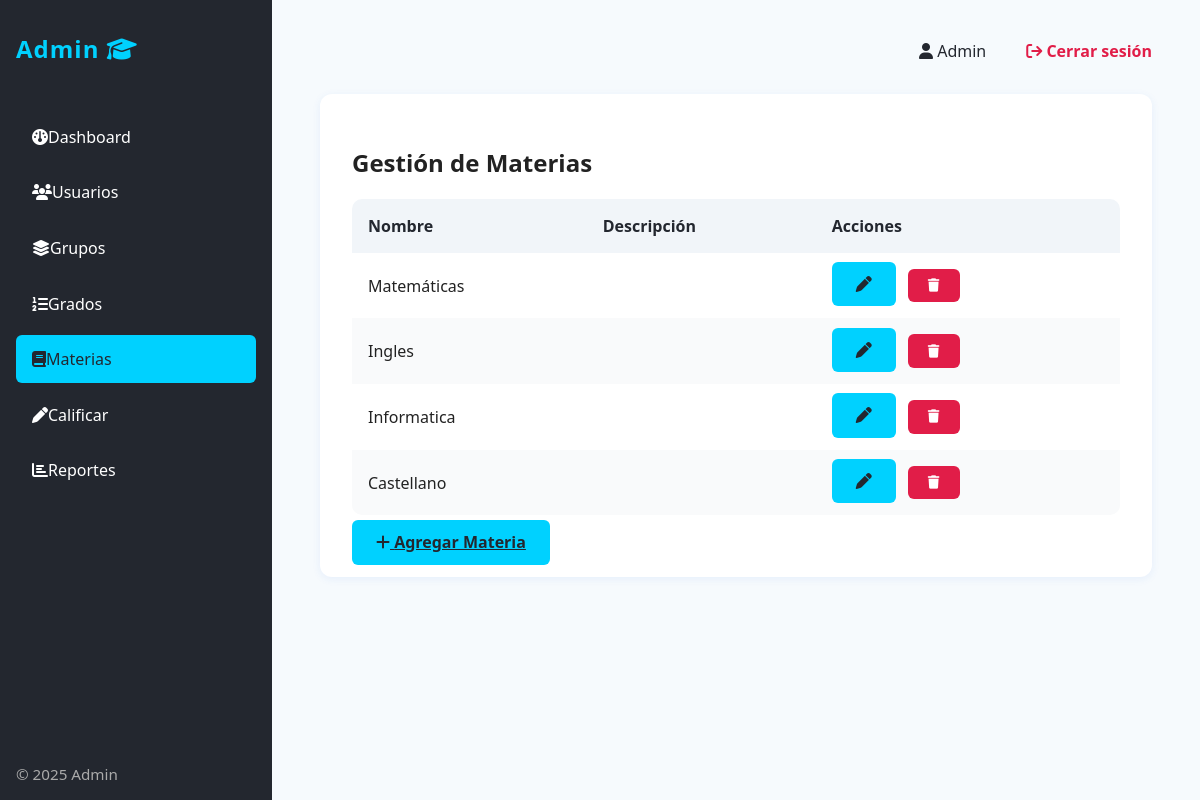
Screenshot of /admin/subjects (signed in) with the database file from the repository.
### models.py (models this page shows)
class User(db.Model):
    id = db.Column(db.Integer, primary_key=True)
    username = db.Column(db.String(50), unique=True, nullable=False)
    password_hash = db.Column(db.String(128), nullable=False)
    first_name = db.Column(db.String(50), nullable=False)
    last_name = db.Column(db.String(50), nullable=False)
    is_admin = db.Column(db.Boolean, default=False)
    grade_level_id = db.Column(db.Integer, db.ForeignKey('grade_level.id'), nullable=True)
    group_id = db.Column(db.Integer, db.ForeignKey('group.id'), nullable=True)
    last_activity_at = db.Column(db.DateTime)
    created_at = db.Column(db.DateTime, default=datetime.utcnow)
    tasks = relationship('Task', backref='user', cascade="all, delete-orphan")
    class_schedules = relationship('ClassSchedule', backref='user', cascade="all, delete-orphan")
    student_subjects = db.relationship('StudentSubject', backref='user', lazy='dynamic')
    grades = db.relationship('Grade', backref='user', lazy='dynamic')
    attendances = db.relationship('Attendance', backref='user', lazy='dynamic')
    behaviors = db.relationship('Behavior', backref='user', lazy='dynamic')

class Subject(db.Model):
    id = db.Column(db.Integer, primary_key=True)
    name = db.Column(db.String(100))
    description = db.Column(db.String(200))
    student_subjects = db.relationship('StudentSubject', backref='subject', lazy='dynamic')

### app.py (the view)
    def wrapped_view(*args, **kwargs):
        if g.user is None or not g.user.is_admin:
            flash("Acceso solo para administradores.", "danger")
            return redirect(url_for("login"))
        return view(*args, **kwargs)

### app.py (called while the page is built)
@app.before_request
def load_logged_in_user():
    user_id = session.get('user_id')
    if user_id is None:
        g.user = None
    else:
        g.user = User.query.get(user_id)
        if g.user:
            g.user.last_activity_at = datetime.utcnow()
            db.session.commit()

@app.context_processor
def inject_globals():
    now_aware = datetime.now(timezone.utc)
    return dict(current_user=g.user, current_year=now_aware.year, now=lambda: now_aware)

def admin_required(view):
    def wrapped_view(*args, **kwargs):
        if g.user is None or not g.user.is_admin:
            flash("Acceso solo para administradores.", "danger")
            return redirect(url_for("login"))
        return view(*args, **kwargs)
    wrapped_view.__name__ = view.__name__
    return wrapped_view

@app.route("/admin/subjects")
@admin_required
def admin_subjects():
    subjects = Subject.query.all()
    return render_template("admin_subjects.html", subjects=subjects)

### templates/admin_subjects.html
{% extends 'base.html' %}
{% block content_admin %}
<div class="admin-card">
    <h2>Gestión de Materias</h2>
    <table class="admin-table">
        <thead>
            <tr>
                <th>Nombre</th>
                <th>Descripción</th>
                <th>Acciones</th>
            </tr>
        </thead>
        <tbody>
            {% for subject in subjects %}
            <tr>
                <td>{{ subject.name }}</td>
                <td>{{ subject.description }}</td>
                <td>
                    <a href="{{ url_for('admin_edit_subject', subject_id=subject.id) }}" class="admin-btn"><i class="fa-solid fa-pen"></i></a>
                    <form action="{{ url_for('admin_delete_subject', subject_id=subject.id) }}" method="post" style="display:inline;" onsubmit="return confirm('¿Eliminar esta materia?');">
                        <button type="submit" class="admin-btn admin-btn-danger"><i class="fa-solid fa-trash"></i></button>
                    </form>
                </td>
            </tr>
            {% endfor %}
        </tbody>
    </table>
    <a href="{{ url_for('admin_add_subject') }}" class="admin-btn"><i class="fa-solid fa-plus"></i> Agregar Materia</a>
</div>
{% endblock %}

### templates/base.html (shortened to what this page needs)
{% if current_user and current_user.is_admin %}
<!DOCTYPE html>
<html>
<head>
    <link rel="stylesheet" type="text/css" href="{{ url_for('static', filename='admin.css')}}" />
    <link rel="stylesheet" href="https://cdnjs.cloudflare.com/ajax/libs/font-awesome/6.4.0/css/all.min.css"/>
</head>
<body>
    <div class="admin-layout">
        <nav class="admin-sidebar">
            <div class="logo">Admin <i class="fa-solid fa-graduation-cap"></i></div>
            <a href="{{ url_for('admin_dashboard') }}" class="{% if request.endpoint == 'admin_dashboard' %}active{% endif %}"><i class="fa-solid fa-gauge"></i> Dashboard</a>
            <a href="{{ url_for('admin_users') }}" class="{% if 'admin_users' in request.endpoint %}active{% endif %}"><i class="fa-solid fa-users"></i> Usuarios</a>
            <a href="{{ url_for('admin_groups') }}" class="{% if 'admin_groups' in request.endpoint %}active{% endif %}"><i class="fa-solid fa-layer-group"></i> Grupos</a>
            <a href="{{ url_for('admin_grade_levels') }}" class="{% if 'admin_grade_levels' in request.endpoint %}active{% endif %}"><i class="fa-solid fa-list-ol"></i> Grados</a>
            <a href="{{ url_for('admin_subjects') }}" class="{% if 'admin_subjects' in request.endpoint %}active{% endif %}"><i class="fa-solid fa-book"></i> Materias</a>
            <a href="{{ url_for('admin_grade_students') }}" class="{% if 'admin_grade_students' in request.endpoint %}active{% endif %}"><i class="fa-solid fa-pen"></i> Calificar</a>
            <a href="{{ url_for('admin_reports') }}" class="{% if 'admin_reports' in request.endpoint %}active{% endif %}"><i class="fa-solid fa-chart-bar"></i> Reportes</a>
            <div class="sidebar-footer">
                <span>&copy; {{ current_year }} Admin</span>
            </div>
        </nav>
        <main class="admin-main">
            <div class="admin-header">
                <span class="user"><i class="fa-solid fa-user"></i> {{ current_user.first_name }}</span>
                <a href="{{ url_for('logout') }}" class="logout"><i class="fa-solid fa-arrow-right-from-bracket"></i> Cerrar sesión</a>
            </div>
            {% block content_admin %}{% endblock %}
        </main>
    </div>
</body>
</html>
{% endif %}

### static/admin.css (style rules this page uses)
body { font-family: 'Segoe UI', Arial, sans-serif; background: #f6fafd; margin: 0; padding: 0; color: #222; }
.admin-layout { display: flex; min-height: 100vh; background: #f6fafd; }
.admin-sidebar { width: 240px; background: #23272f; color: #fff; display: flex; flex-direction: column; padding: 2em 1em 1em 1em; box-shadow: 2px 0 8px rgba(0,0,0,0.07); }
.admin-sidebar .logo { font-size: 1.5em; font-weight: bold; margin-bottom: 2em; color: #00d1ff; letter-spacing: 1px; }
.admin-sidebar a { color: #fff; text-decoration: none; padding: 0.8em 1em; border-radius: 6px; margin-bottom: 0.5em; font-weight: 500; display: flex; align-items: center; transition: background 0.2s; }
.admin-sidebar a.active, .admin-sidebar a:hover { background: #00d1ff; color: #23272f; }
.admin-sidebar .sidebar-footer { margin-top: auto; font-size: 0.95em; color: #aaa; }
.admin-main { flex: 1; padding: 2.5em 3em; background: #f6fafd; }
.admin-header { display: flex; justify-content: flex-end; align-items: center; margin-bottom: 2em; }
.admin-header .user { font-weight: 500; margin-right: 1.5em; color: #23272f; }
.admin-header .logout { color: #e11d48; text-decoration: none; font-weight: bold; margin-left: 1em; }
.admin-card { background: #fff; border-radius: 12px; box-shadow: 0 2px 8px rgba(37,99,235,0.08); padding: 2em 2em 1.5em 2em; margin-bottom: 2em; }
.admin-table { width: 100%; border-collapse: collapse; background: #fff; margin: 1em 0; border-radius: 10px; overflow: hidden; }
.admin-table th, .admin-table td { padding: 1em; text-align: left; }
.admin-table th { background: #f1f5f9; color: #23272f; font-weight: bold; }
.admin-table tr:nth-child(even) { background: #f9fafb; }
.admin-btn { background: #00d1ff; color: #23272f; border: none; padding: 0.7em 1.5em; border-radius: 6px; font-weight: bold; cursor: pointer; margin-right: 0.5em; transition: background 0.2s; }
.admin-btn-danger { background: #e11d48; color: #fff; }

### rows the page displays
User: first_name "Admin"
Subject: name "Matemáticas"
Subject: name "Ingles"
Subject: name "Informatica"
Subject: name "Castellano"
